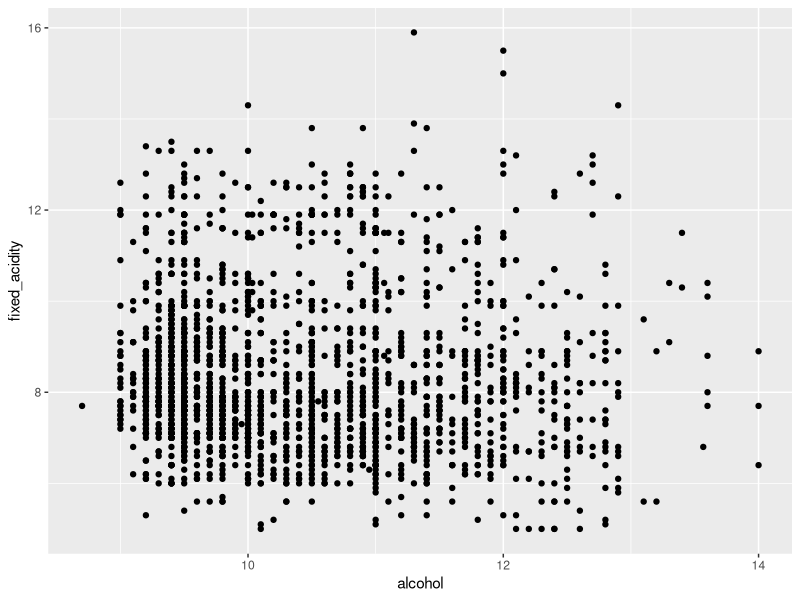
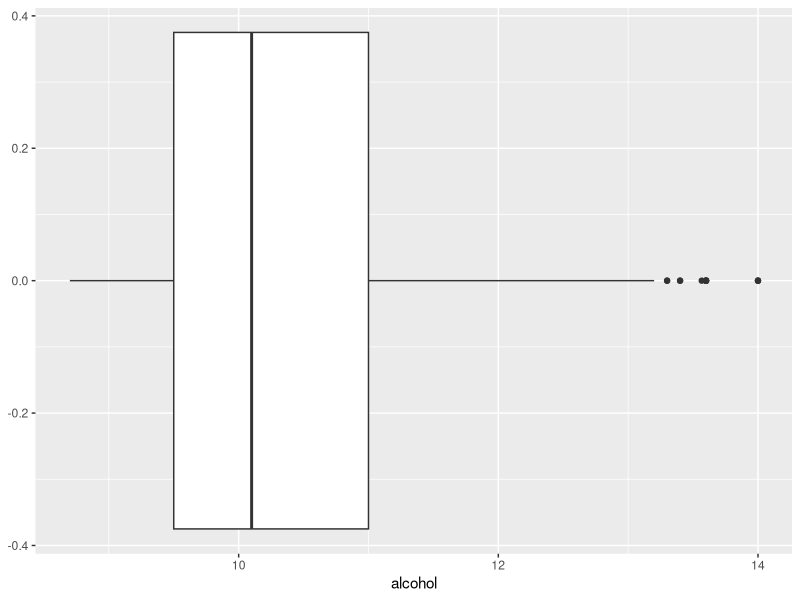
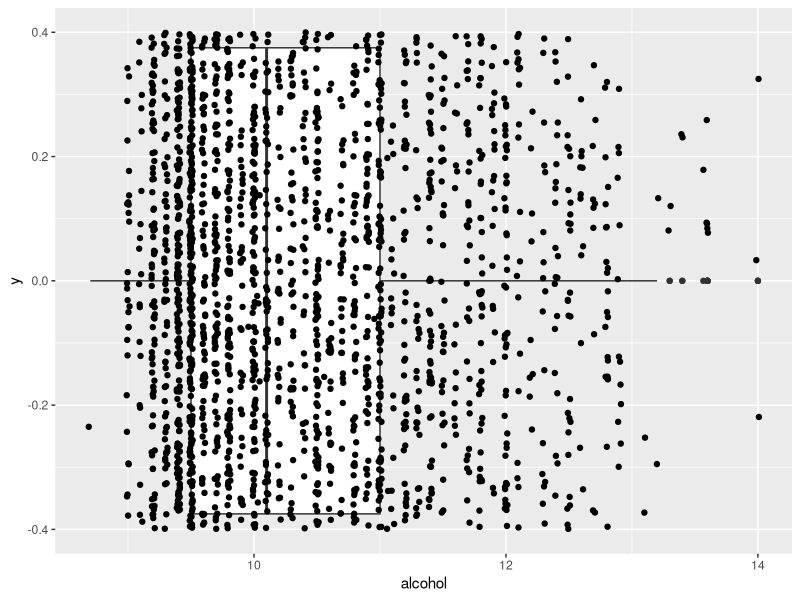
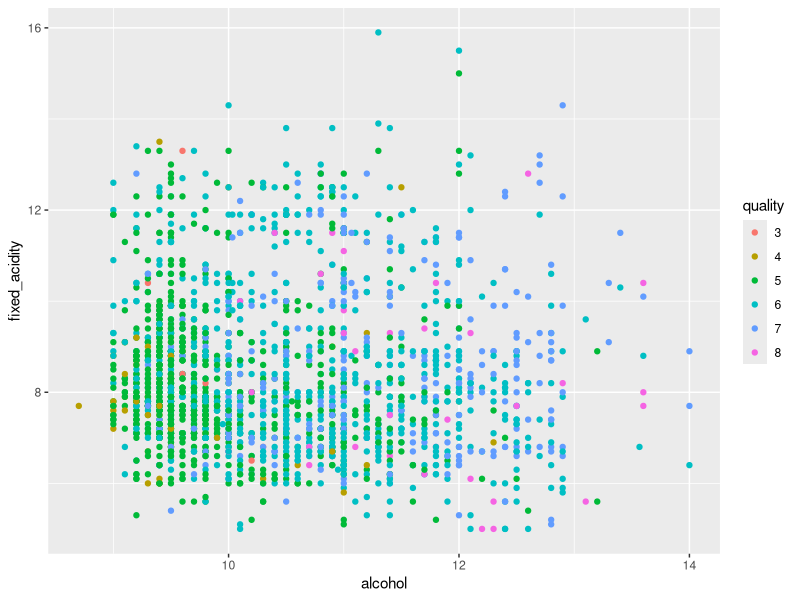
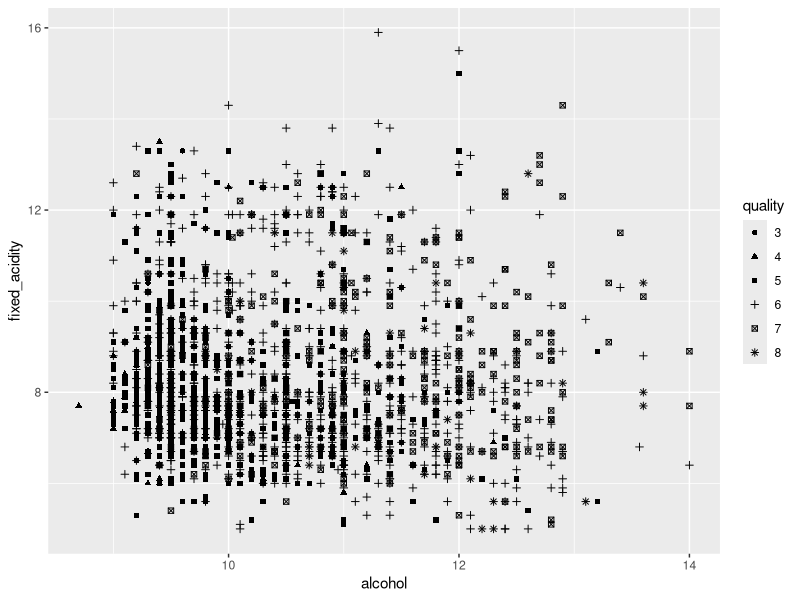
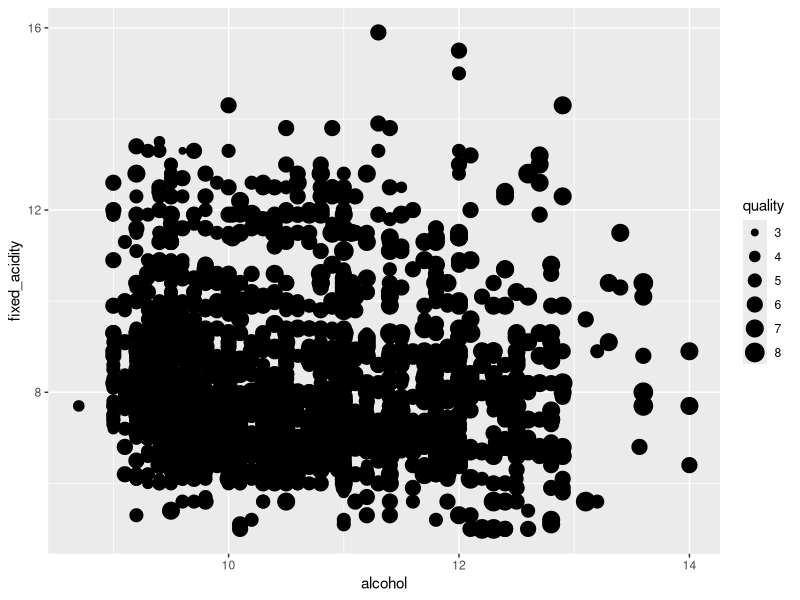
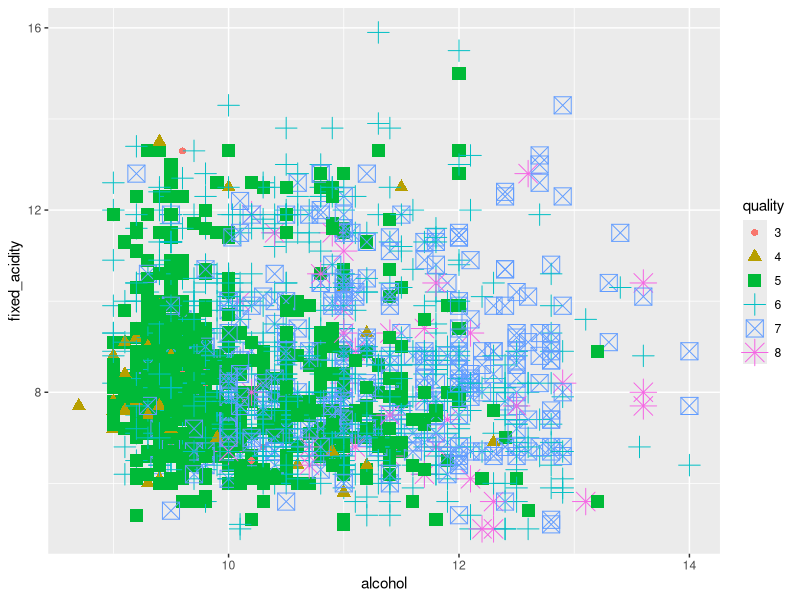
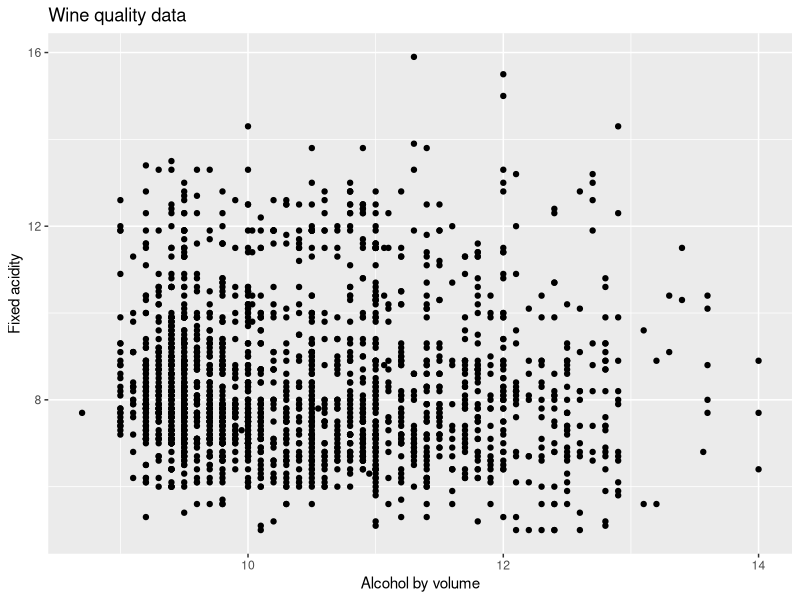

Here is the R script that generated these plots, in order:
## ---- chunk 1
#| class-output: outputcode
#| eval: true
#| include: false
library(tidyverse)
## ---- chunk 2
#| class-output: outputcode
#| eval: true
df <- read_csv(
    './ressource/wine_quality.csv',
    col_types = 'idddddddddddi'
) |> 
    mutate(quality = as.factor(quality))
## ---- chunk 3
#| class-output: outputcode
#| eval: true
#| warning: false
ggplot(
    data = df, # data
    aes(x = alcohol, y = fixed_acidity)  # aesthetic
) + 
  geom_point()  # layer
## ---- chunk 4
#| class-output: outputcode
#| eval: true
#| warning: false
ggplot(
    data = df,  # data
    aes(x = alcohol)  # aesthetic
) + 
    geom_boxplot()  # layer
## ---- chunk 5
#| class-output: outputcode
#| eval: true
#| warning: false
ggplot(
    data = df,  # data
    aes(x = alcohol, y = 0)  # aesthetic
) + 
    geom_boxplot() +  # layer 1
    geom_jitter()  # layer 2 
## ---- chunk 6
#| class-output: outputcode
#| eval: true
#| warning: false
ggplot(
    data = df, 
    aes(
        x = alcohol, 
        y = fixed_acidity,
        colour = quality  # Change color
    )
) + 
    geom_point()
## ---- chunk 7
#| class-output: outputcode
#| eval: true
#| warning: false
ggplot(
    data = df, 
    aes(
        x = alcohol, 
        y = fixed_acidity,
        shape = quality  # Change shape
    )
) + 
    geom_point()
## ---- chunk 8
#| class-output: outputcode
#| eval: true
#| warning: false
ggplot(
    data = df, 
    aes(
        x = alcohol, 
        y = fixed_acidity,
        size = quality  # Change size
    )
) + 
    geom_point()
## ---- chunk 9
#| class-output: outputcode
#| eval: true
#| warning: false
ggplot(
    data = df, 
    aes(
        x = alcohol, 
        y = fixed_acidity,
        colour = quality,  # Change color
        shape = quality,  # Change shape
        size = quality  # Change size
    )
) +  
    geom_point() 
## ---- chunk 10
#| class-output: outputcode
#| eval: true
#| warning: false
ggplot(
    data = df,
    aes(
        x = alcohol,
        y = fixed_acidity
    )
) +
    geom_point() +
    xlab("Alcohol by volume") +  # Change x axis labels
    ylab("Fixed acidity") +  # Change y axis labels
    ggtitle("Wine quality data")  # Change title
## ---- chunk 11
#| class-output: outputcode
#| eval: true
#| warning: false
ggplot(
    data = df,
    aes(
        x = alcohol,
        y = fixed_acidity,
        colour = quality
    )
) +
    geom_point() +
    labs(
        x = "Alcohol by volume",  # Change x axis labels
        y = "Fixed acidity",  # Change y axis labels
        title = "Wine quality data",  # Change title
        subtitle = "Scatterplot by quality"  # Change subtitle
    )
## ---- chunk 12
#| class-output: outputcode
#| eval: true
#| warning: false
ggplot(
    data = df, 
    aes(
        x = alcohol, 
        y = fixed_acidity,
        colour = quality
    )
) + 
    geom_point() +
    theme_bw()  # Change to theme_bw
## ---- chunk 13
#| class-output: outputcode
#| eval: true
#| warning: false
ggplot(
    data = df, 
    aes(
        x = alcohol, 
        y = fixed_acidity,
        colour = quality
    )
) + 
    geom_point() +
    theme_minimal()  # Change to theme_minimal
